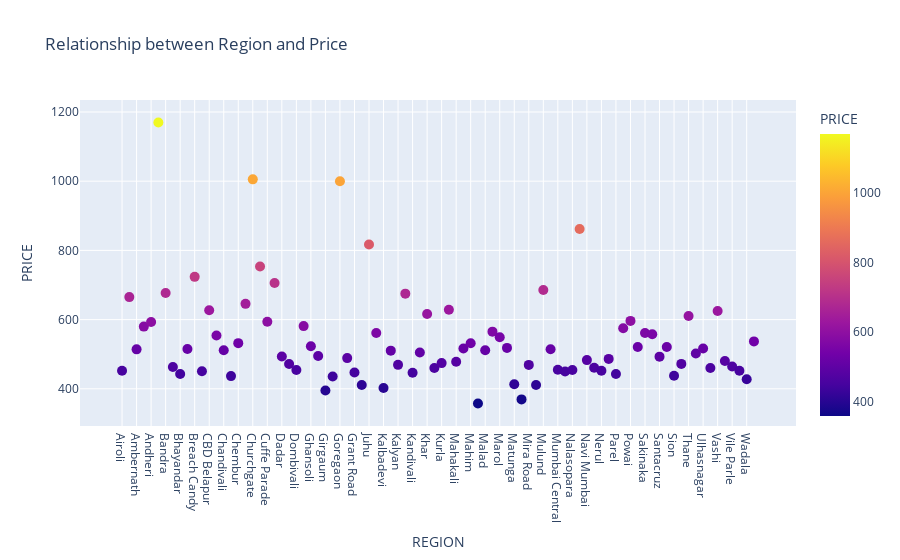

The cell this chart's notebook holds for it:
### Code cell
fig = px.scatter(rel_bw,x='REGION',y='PRICE', color = 'PRICE', title ='Relationship between Region and Price').update_traces(marker_size=10)
fig.show()

### Figure 1 — Plotly figure (JSON) as saved in the notebook; plotly's stock layout.template omitted (floating-point values rounded to 4 significant figures)
{"data": [{"hovertemplate": "REGION=%{x}<br>PRICE=%{marker.color}<extra></extra>", "legendgroup": "", "marker": {"color": [452.3, 665, 514, 579.8, 593.0, 1169.0, 677.0, 463.0, 442.8, 514.9, 723.5, 450.6, 627.2, 554.1, 511.2, 436.8, 531.9, 645.5, 1005.0, 753.4, 593.8, 705.9, 493.5, 471.6, 454.4, 581.2, 523.2, 494.9, 395.1, 435.7, 1000, 488.7, 447.1, 410.8, 817.0, 561.4, 402.4, 510.3, 469.2, 675, 446.6, 505, 616.1, 460.3, 474.2, 628.3, 478.2, 516.7, 531.5, 357.7, 511.4, 565.2, 548.9, 518.2, 413.4, 369.5, 469.2, 411.0, 685.7, 514.2, 455, 450, 454.4, 861.8, 483.0, 460.6, 452.3, 486.5, 442.9, 575, 596.2, 521.1, 561.5, 557.7, 492.9, 520.8, 437.6, 472, 610.2, 502.0, 516.4, 460.4, 625, 480.4, 464.5, 452.0, 427.5, 537.0], "coloraxis": "coloraxis", "size": 10, "symbol": "circle"}, "mode": "markers", "name": "", "orientation": "v", "showlegend": false, "type": "scatter", "x": ["Airoli", "Alibaug", "Ambernath", "Andheri", "Andheri ", "Bandra", "Bandra ", "Bhandup", "Bhayandar", "Borivali ", "Breach Candy", "Byculla", "CBD Belapur", "Chakala", "Chandivali", "Charni Road", "Chembur", "Chowpatty", "Churchgate", "Colaba", "Cuffe Parade", "Dadar", "Dadar ", "Dahisar ", "Dombivali ", "Fort", "Ghansoli", "Ghatkopar ", "Girgaum", "Gorai", "Goregaon", "Goregaon ", "Grant Road", "Jogeshwari", "Juhu", "Kalamboli", "Kalbadevi", "Kalwa", "Kalyan", "Kalyan ", "Kandivali ", "Kemps Corner", "Khar", "Kharghar", "Kurla", "Lower Parel", "Mahakali", "Mahalaxmi", "Mahim", "Malabar Hill", "Malad ", "Marine Lines", "Marol", "Marve", "Matunga ", "Mazgaon", "Mira Road", "Mohammad Ali Road", "Mulund", "Mulund ", "Mumbai Central", "Mumbra", "Nalasopara", "Nariman Point", "Navi Mumbai", "Near Andheri  Station", "Nerul", "Panvel", "Parel", "Peddar Road", "Powai", "Prabhadevi", "Sakinaka", "Sanpada", "Santacruz ", "Sewri", "Sion", "Tardeo", "Thane", "Thane ", "Ulhasnagar", "Vasai", "Vashi", "Vikhroli", "Vile Parle ", "Virar", "Wadala", "Worli"], "xaxis": "x", "y": [452.3, 665, 514, 579.8, 593.0, 1169.0, 677.0, 463.0, 442.8, 514.9, 723.5, 450.6, 627.2, 554.1, 511.2, 436.8, 531.9, 645.5, 1005.0, 753.4, 593.8, 705.9, 493.5, 471.6, 454.4, 581.2, 523.2, 494.9, 395.1, 435.7, 1000, 488.7, 447.1, 410.8, 817.0, 561.4, 402.4, 510.3, 469.2, 675, 446.6, 505, 616.1, 460.3, 474.2, 628.3, 478.2, 516.7, 531.5, 357.7, 511.4, 565.2, 548.9, 518.2, 413.4, 369.5, 469.2, 411.0, 685.7, 514.2, 455, 450, 454.4, 861.8, 483.0, 460.6, 452.3, 486.5, 442.9, 575, 596.2, 521.1, 561.5, 557.7, 492.9, 520.8, 437.6, 472, 610.2, 502.0, 516.4, 460.4, 625, 480.4, 464.5, 452.0, 427.5, 537.0], "yaxis": "y"}], "layout": {"autosize": true, "coloraxis": {"colorbar": {"title": {"text": "PRICE"}}, "colorscale": [[0, "#0d0887"], [0.1111, "#46039f"], [0.2222, "#7201a8"], [0.3333, "#9c179e"], [0.4444, "#bd3786"], [0.5556, "#d8576b"], [0.6667, "#ed7953"], [0.7778, "#fb9f3a"], [0.8889, "#fdca26"], [1, "#f0f921"]]}, "legend": {"tracegroupgap": 0}, "title": {"text": "Relationship between Region and Price"}, "xaxis": {"anchor": "y", "autorange": true, "domain": [0, 1], "range": [-5.581, 92.58], "title": {"text": "REGION"}, "type": "category"}, "yaxis": {"anchor": "x", "autorange": true, "domain": [0, 1], "range": [254.1, 1273.0], "title": {"text": "PRICE"}, "type": "linear"}}}
